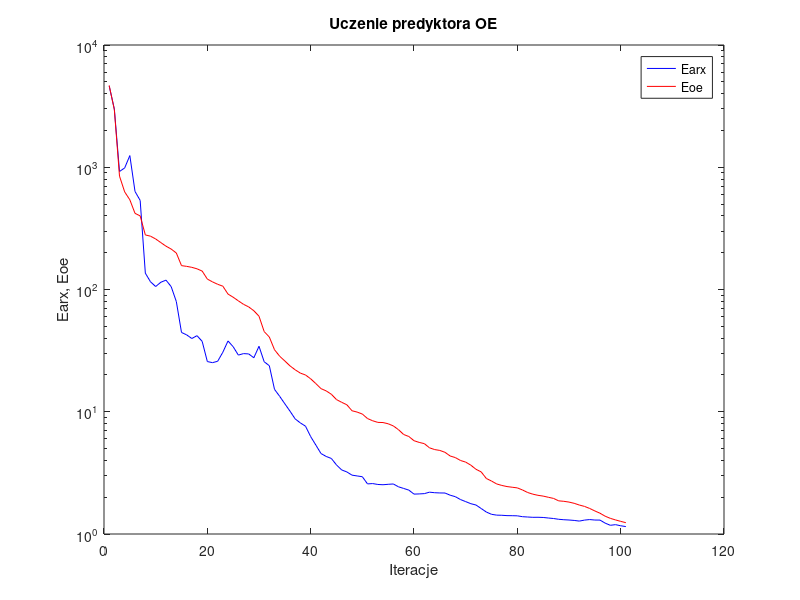
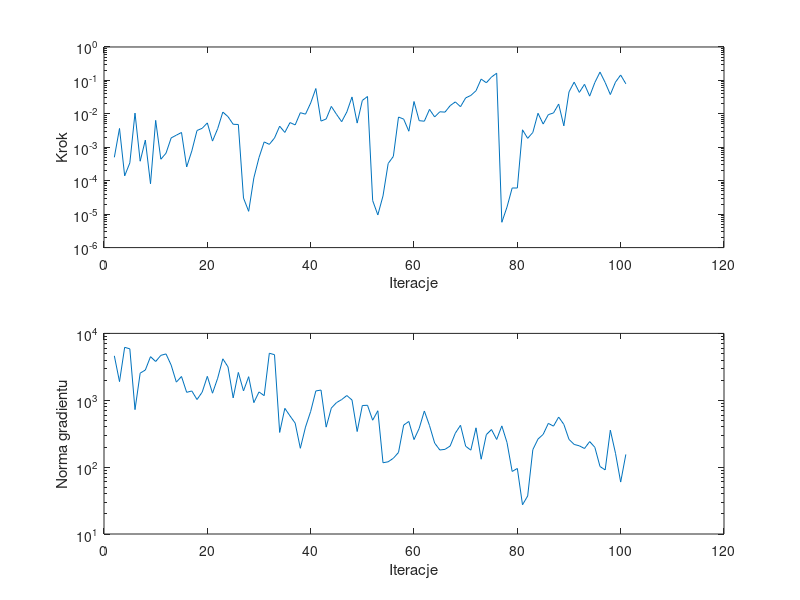

Reproduce these figures in MATLAB, in order.
%uczenie predyktora oe
clear all;
n=0; farx(n+1)=4.625006e+003; foe(n+1)=4.672600e+003; wspucz(n+1)=0.000000e+000; ng(n+1)=0.000000e+000;
%odnowa zmiennej metryki
n=1; farx(n+1)=2.997517e+003; foe(n+1)=2.957866e+003; krok(n+1)=5.014459e-004; ng(n+1)=4.616286e+003;
n=2; farx(n+1)=9.236698e+002; foe(n+1)=8.463076e+002; krok(n+1)=3.657312e-003; ng(n+1)=1.899580e+003;
n=3; farx(n+1)=9.870897e+002; foe(n+1)=6.287117e+002; krok(n+1)=1.395032e-004; ng(n+1)=6.191295e+003;
n=4; farx(n+1)=1.245943e+003; foe(n+1)=5.418711e+002; krok(n+1)=3.423805e-004; ng(n+1)=5.872669e+003;
n=5; farx(n+1)=6.342144e+002; foe(n+1)=4.197610e+002; krok(n+1)=1.053841e-002; ng(n+1)=7.239882e+002;
n=6; farx(n+1)=5.352979e+002; foe(n+1)=3.999492e+002; krok(n+1)=3.831728e-004; ng(n+1)=2.542966e+003;
n=7; farx(n+1)=1.360468e+002; foe(n+1)=2.795052e+002; krok(n+1)=1.644128e-003; ng(n+1)=2.832787e+003;
n=8; farx(n+1)=1.156223e+002; foe(n+1)=2.730400e+002; krok(n+1)=8.104372e-005; ng(n+1)=4.488377e+003;
n=9; farx(n+1)=1.057577e+002; foe(n+1)=2.590211e+002; krok(n+1)=6.380132e-003; ng(n+1)=3.798842e+003;
n=10; farx(n+1)=1.146730e+002; foe(n+1)=2.419291e+002; krok(n+1)=4.395065e-004; ng(n+1)=4.694785e+003;
n=11; farx(n+1)=1.192936e+002; foe(n+1)=2.261422e+002; krok(n+1)=6.647718e-004; ng(n+1)=4.930375e+003;
n=12; farx(n+1)=1.056006e+002; foe(n+1)=2.142521e+002; krok(n+1)=1.908037e-003; ng(n+1)=3.353690e+003;
n=13; farx(n+1)=7.964845e+001; foe(n+1)=1.988206e+002; krok(n+1)=2.300371e-003; ng(n+1)=1.868007e+003;
n=14; farx(n+1)=4.453352e+001; foe(n+1)=1.567710e+002; krok(n+1)=2.774090e-003; ng(n+1)=2.266066e+003;
n=15; farx(n+1)=4.254009e+001; foe(n+1)=1.546198e+002; krok(n+1)=2.578785e-004; ng(n+1)=1.313936e+003;
n=16; farx(n+1)=3.973301e+001; foe(n+1)=1.518095e+002; krok(n+1)=7.821151e-004; ng(n+1)=1.377077e+003;
n=17; farx(n+1)=4.191609e+001; foe(n+1)=1.476663e+002; krok(n+1)=3.174920e-003; ng(n+1)=1.025332e+003;
n=18; farx(n+1)=3.765022e+001; foe(n+1)=1.414943e+002; krok(n+1)=3.698907e-003; ng(n+1)=1.320851e+003;
n=19; farx(n+1)=2.573716e+001; foe(n+1)=1.217112e+002; krok(n+1)=5.355898e-003; ng(n+1)=2.278841e+003;
n=20; farx(n+1)=2.521125e+001; foe(n+1)=1.154296e+002; krok(n+1)=1.532691e-003; ng(n+1)=1.275187e+003;
n=21; farx(n+1)=2.587773e+001; foe(n+1)=1.103354e+002; krok(n+1)=3.595838e-003; ng(n+1)=2.136336e+003;
n=22; farx(n+1)=3.067699e+001; foe(n+1)=1.064445e+002; krok(n+1)=1.131031e-002; ng(n+1)=4.167404e+003;
n=23; farx(n+1)=3.792873e+001; foe(n+1)=9.175671e+001; krok(n+1)=8.252113e-003; ng(n+1)=3.155920e+003;
n=24; farx(n+1)=3.404179e+001; foe(n+1)=8.646303e+001; krok(n+1)=4.874376e-003; ng(n+1)=1.084901e+003;
n=25; farx(n+1)=2.906998e+001; foe(n+1)=8.078407e+001; krok(n+1)=4.806865e-003; ng(n+1)=2.607383e+003;
%odnowa zmiennej metryki
n=26; farx(n+1)=2.989794e+001; foe(n+1)=7.565890e+001; krok(n+1)=3.030084e-005; ng(n+1)=1.381050e+003;
n=27; farx(n+1)=2.971869e+001; foe(n+1)=7.206845e+001; krok(n+1)=1.215525e-005; ng(n+1)=2.252203e+003;
n=28; farx(n+1)=2.765719e+001; foe(n+1)=6.704963e+001; krok(n+1)=1.213638e-004; ng(n+1)=9.213885e+002;
n=29; farx(n+1)=3.432892e+001; foe(n+1)=6.046454e+001; krok(n+1)=4.927090e-004; ng(n+1)=1.331880e+003;
n=30; farx(n+1)=2.565436e+001; foe(n+1)=4.528914e+001; krok(n+1)=1.448033e-003; ng(n+1)=1.172605e+003;
n=31; farx(n+1)=2.379369e+001; foe(n+1)=4.083203e+001; krok(n+1)=1.222281e-003; ng(n+1)=5.052431e+003;
n=32; farx(n+1)=1.525057e+001; foe(n+1)=3.216798e+001; krok(n+1)=1.896397e-003; ng(n+1)=4.801879e+003;
n=33; farx(n+1)=1.337236e+001; foe(n+1)=2.846138e+001; krok(n+1)=4.282689e-003; ng(n+1)=3.301431e+002;
n=34; farx(n+1)=1.161706e+001; foe(n+1)=2.601718e+001; krok(n+1)=2.778799e-003; ng(n+1)=7.569137e+002;
n=35; farx(n+1)=1.011144e+001; foe(n+1)=2.372856e+001; krok(n+1)=5.485375e-003; ng(n+1)=5.837732e+002;
n=36; farx(n+1)=8.741291e+000; foe(n+1)=2.204026e+001; krok(n+1)=4.669112e-003; ng(n+1)=4.549350e+002;
n=37; farx(n+1)=8.105468e+000; foe(n+1)=2.070734e+001; krok(n+1)=1.082825e-002; ng(n+1)=1.913434e+002;
n=38; farx(n+1)=7.618945e+000; foe(n+1)=1.999234e+001; krok(n+1)=9.787685e-003; ng(n+1)=3.973250e+002;
n=39; farx(n+1)=6.261883e+000; foe(n+1)=1.859748e+001; krok(n+1)=2.107682e-002; ng(n+1)=6.816573e+002;
n=40; farx(n+1)=5.340361e+000; foe(n+1)=1.699834e+001; krok(n+1)=5.722022e-002; ng(n+1)=1.378319e+003;
n=41; farx(n+1)=4.551538e+000; foe(n+1)=1.545598e+001; krok(n+1)=6.071802e-003; ng(n+1)=1.421539e+003;
n=42; farx(n+1)=4.309639e+000; foe(n+1)=1.481465e+001; krok(n+1)=7.032104e-003; ng(n+1)=3.966092e+002;
n=43; farx(n+1)=4.149888e+000; foe(n+1)=1.390767e+001; krok(n+1)=1.669364e-002; ng(n+1)=7.646175e+002;
n=44; farx(n+1)=3.671618e+000; foe(n+1)=1.257375e+001; krok(n+1)=9.683632e-003; ng(n+1)=9.221543e+002;
n=45; farx(n+1)=3.343125e+000; foe(n+1)=1.194640e+001; krok(n+1)=5.829338e-003; ng(n+1)=1.024352e+003;
n=46; farx(n+1)=3.219062e+000; foe(n+1)=1.140937e+001; krok(n+1)=1.142218e-002; ng(n+1)=1.176650e+003;
n=47; farx(n+1)=3.029944e+000; foe(n+1)=1.018992e+001; krok(n+1)=3.201972e-002; ng(n+1)=1.008617e+003;
n=48; farx(n+1)=2.984634e+000; foe(n+1)=9.937461e+000; krok(n+1)=5.295103e-003; ng(n+1)=3.406144e+002;
n=49; farx(n+1)=2.941557e+000; foe(n+1)=9.577458e+000; krok(n+1)=2.517497e-002; ng(n+1)=8.345424e+002;
n=50; farx(n+1)=2.569595e+000; foe(n+1)=8.799563e+000; krok(n+1)=3.301014e-002; ng(n+1)=8.412544e+002;
%odnowa zmiennej metryki
n=51; farx(n+1)=2.585423e+000; foe(n+1)=8.437952e+000; krok(n+1)=2.548851e-005; ng(n+1)=5.032517e+002;
n=52; farx(n+1)=2.542340e+000; foe(n+1)=8.185275e+000; krok(n+1)=9.479621e-006; ng(n+1)=6.968809e+002;
n=53; farx(n+1)=2.529047e+000; foe(n+1)=8.160731e+000; krok(n+1)=3.514435e-005; ng(n+1)=1.162253e+002;
n=54; farx(n+1)=2.549865e+000; foe(n+1)=7.975346e+000; krok(n+1)=3.276764e-004; ng(n+1)=1.202041e+002;
n=55; farx(n+1)=2.565982e+000; foe(n+1)=7.657731e+000; krok(n+1)=5.324041e-004; ng(n+1)=1.356951e+002;
n=56; farx(n+1)=2.432313e+000; foe(n+1)=7.131538e+000; krok(n+1)=8.029022e-003; ng(n+1)=1.656831e+002;
n=57; farx(n+1)=2.358543e+000; foe(n+1)=6.514899e+000; krok(n+1)=6.970444e-003; ng(n+1)=4.254740e+002;
n=58; farx(n+1)=2.285542e+000; foe(n+1)=6.273522e+000; krok(n+1)=3.023106e-003; ng(n+1)=4.822676e+002;
n=59; farx(n+1)=2.120194e+000; foe(n+1)=5.796986e+000; krok(n+1)=2.340953e-002; ng(n+1)=2.581397e+002;
n=60; farx(n+1)=2.127441e+000; foe(n+1)=5.614518e+000; krok(n+1)=6.256921e-003; ng(n+1)=3.790942e+002;
n=61; farx(n+1)=2.139514e+000; foe(n+1)=5.484368e+000; krok(n+1)=6.026360e-003; ng(n+1)=6.912635e+002;
n=62; farx(n+1)=2.198529e+000; foe(n+1)=5.069475e+000; krok(n+1)=1.360507e-002; ng(n+1)=4.186001e+002;
n=63; farx(n+1)=2.176739e+000; foe(n+1)=4.905528e+000; krok(n+1)=8.073226e-003; ng(n+1)=2.287435e+002;
n=64; farx(n+1)=2.166838e+000; foe(n+1)=4.826447e+000; krok(n+1)=1.153579e-002; ng(n+1)=1.804315e+002;
n=65; farx(n+1)=2.164238e+000; foe(n+1)=4.657859e+000; krok(n+1)=1.126281e-002; ng(n+1)=1.844565e+002;
n=66; farx(n+1)=2.076876e+000; foe(n+1)=4.345706e+000; krok(n+1)=1.761298e-002; ng(n+1)=2.069783e+002;
n=67; farx(n+1)=2.019828e+000; foe(n+1)=4.218490e+000; krok(n+1)=2.277959e-002; ng(n+1)=3.222436e+002;
n=68; farx(n+1)=1.913245e+000; foe(n+1)=3.993222e+000; krok(n+1)=1.634950e-002; ng(n+1)=4.228147e+002;
n=69; farx(n+1)=1.840673e+000; foe(n+1)=3.874049e+000; krok(n+1)=3.002384e-002; ng(n+1)=2.052792e+002;
n=70; farx(n+1)=1.770148e+000; foe(n+1)=3.655873e+000; krok(n+1)=3.556534e-002; ng(n+1)=1.794215e+002;
n=71; farx(n+1)=1.726127e+000; foe(n+1)=3.383186e+000; krok(n+1)=4.904612e-002; ng(n+1)=3.870876e+002;
n=72; farx(n+1)=1.616867e+000; foe(n+1)=3.221803e+000; krok(n+1)=1.096649e-001; ng(n+1)=1.313041e+002;
n=73; farx(n+1)=1.512533e+000; foe(n+1)=2.845703e+000; krok(n+1)=8.512166e-002; ng(n+1)=3.062087e+002;
n=74; farx(n+1)=1.448921e+000; foe(n+1)=2.711901e+000; krok(n+1)=1.261335e-001; ng(n+1)=3.649380e+002;
n=75; farx(n+1)=1.426864e+000; foe(n+1)=2.567369e+000; krok(n+1)=1.643984e-001; ng(n+1)=2.590869e+002;
%odnowa zmiennej metryki
n=76; farx(n+1)=1.422980e+000; foe(n+1)=2.495742e+000; krok(n+1)=5.721688e-006; ng(n+1)=4.137340e+002;
n=77; farx(n+1)=1.413599e+000; foe(n+1)=2.443783e+000; krok(n+1)=1.632874e-005; ng(n+1)=2.333866e+002;
n=78; farx(n+1)=1.411822e+000; foe(n+1)=2.412913e+000; krok(n+1)=6.069150e-005; ng(n+1)=8.619436e+001;
n=79; farx(n+1)=1.408297e+000; foe(n+1)=2.383458e+000; krok(n+1)=6.047525e-005; ng(n+1)=9.552120e+001;
n=80; farx(n+1)=1.385658e+000; foe(n+1)=2.291771e+000; krok(n+1)=3.334617e-003; ng(n+1)=2.734454e+001;
n=81; farx(n+1)=1.377289e+000; foe(n+1)=2.184475e+000; krok(n+1)=1.852419e-003; ng(n+1)=3.704457e+001;
n=82; farx(n+1)=1.369314e+000; foe(n+1)=2.117394e+000; krok(n+1)=2.778799e-003; ng(n+1)=1.826463e+002;
n=83; farx(n+1)=1.370434e+000; foe(n+1)=2.071883e+000; krok(n+1)=1.041670e-002; ng(n+1)=2.628134e+002;
n=84; farx(n+1)=1.365459e+000; foe(n+1)=2.042157e+000; krok(n+1)=4.957342e-003; ng(n+1)=3.092050e+002;
n=85; farx(n+1)=1.351605e+000; foe(n+1)=1.997233e+000; krok(n+1)=9.484553e-003; ng(n+1)=4.510675e+002;
n=86; farx(n+1)=1.338991e+000; foe(n+1)=1.955324e+000; krok(n+1)=1.063635e-002; ng(n+1)=4.102996e+002;
n=87; farx(n+1)=1.319386e+000; foe(n+1)=1.867512e+000; krok(n+1)=1.966568e-002; ng(n+1)=5.610762e+002;
n=88; farx(n+1)=1.308554e+000; foe(n+1)=1.851149e+000; krok(n+1)=4.375565e-003; ng(n+1)=4.359428e+002;
n=89; farx(n+1)=1.301591e+000; foe(n+1)=1.824361e+000; krok(n+1)=4.544795e-002; ng(n+1)=2.598947e+002;
n=90; farx(n+1)=1.291355e+000; foe(n+1)=1.782462e+000; krok(n+1)=8.892157e-002; ng(n+1)=2.184707e+002;
n=91; farx(n+1)=1.275506e+000; foe(n+1)=1.725689e+000; krok(n+1)=4.382471e-002; ng(n+1)=2.082855e+002;
n=92; farx(n+1)=1.299473e+000; foe(n+1)=1.681734e+000; krok(n+1)=7.660919e-002; ng(n+1)=1.899639e+002;
n=93; farx(n+1)=1.312601e+000; foe(n+1)=1.617961e+000; krok(n+1)=3.389322e-002; ng(n+1)=2.410698e+002;
n=94; farx(n+1)=1.301003e+000; foe(n+1)=1.543944e+000; krok(n+1)=8.662598e-002; ng(n+1)=1.980791e+002;
n=95; farx(n+1)=1.299597e+000; foe(n+1)=1.479016e+000; krok(n+1)=1.775417e-001; ng(n+1)=1.021942e+002;
n=96; farx(n+1)=1.227097e+000; foe(n+1)=1.398149e+000; krok(n+1)=8.662598e-002; ng(n+1)=9.082972e+001;
n=97; farx(n+1)=1.178164e+000; foe(n+1)=1.342962e+000; krok(n+1)=3.774616e-002; ng(n+1)=3.570406e+002;
n=98; farx(n+1)=1.192643e+000; foe(n+1)=1.303743e+000; krok(n+1)=8.892157e-002; ng(n+1)=1.610893e+002;
n=99; farx(n+1)=1.167902e+000; foe(n+1)=1.268913e+000; krok(n+1)=1.454886e-001; ng(n+1)=5.977869e+001;
n=100; farx(n+1)=1.150285e+000; foe(n+1)=1.237814e+000; krok(n+1)=7.923274e-002; ng(n+1)=1.547704e+002;

figure; semilogy(farx,'b'); hold on; semilogy(foe,'r'); xlabel('Iteracje'); ylabel('Earx, Eoe'); legend('Earx','Eoe'); title('Uczenie predyktora OE');
figure; subplot(2,1,1); semilogy(krok); xlabel('Iteracje'); ylabel('Krok');
subplot(2,1,2); semilogy(ng); xlabel('Iteracje'); ylabel('Norma gradientu');
Earx=farx(n+1)
Eoe=foe(n+1)
